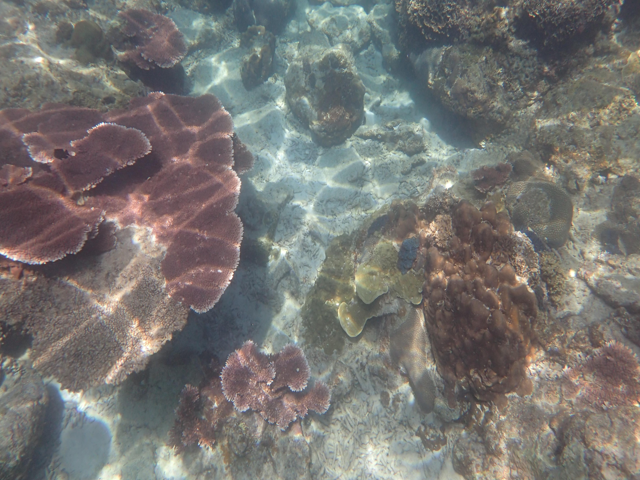
#> input picture dataset/uieb_data/images/train/117_img_.png, 640 x 480 px
$ python -i image_enhancement.py   (imports and definitions only)
#> lines starting #> are read from the running program, lines starting #| are printed output that depends on the picture
"""
Underwater Image Enhancement Module
Implements fast, real-time contrast and color restoration (CLAHE in LAB color space)
optimized to run at 30+ FPS on Raspberry Pi CPU without neural network overhead.
"""
import cv2
import numpy as np


class UnderwaterEnhancer:
    def __init__(self, clip_limit: float = 2.5, tile_grid_size: tuple = (8, 8)):
        """
        Initialize the CLAHE (Contrast Limited Adaptive Histogram Equalization) enhancer.
        :param clip_limit: Threshold for contrast limiting. Higher values increase contrast.
        :param tile_grid_size: Size of grid for histogram equalization (e.g., 8x8).
        """
#> further down, picture is the input picture: shape (480, 640, 3); mean B, G, R 114.1, 117, 118.7
        self.clahe = cv2.createCLAHE(clipLimit=clip_limit, tileGridSize=tile_grid_size)

    def enhance(self, bgr_frame: np.ndarray) -> np.ndarray:
        """
        Applies underwater visibility correction:
        1. Converts BGR to CIELAB color space.
        2. Applies CLAHE to the L (Lightness) channel to restore murky visibility.
        3. Slightly shifts A and B color channels to counteract underwater green/cyan haze.
        4. Reconstructs enhanced BGR image.
        """
        if bgr_frame is None or bgr_frame.size == 0:
            return bgr_frame

        # Convert to LAB color space
        lab = cv2.cvtColor(bgr_frame, cv2.COLOR_BGR2LAB)
#> lab: shape (480, 640, 3); mean of channels 0, 1, 2 125.2, 128.4, 129.9
        l, a, b = cv2.split(lab)
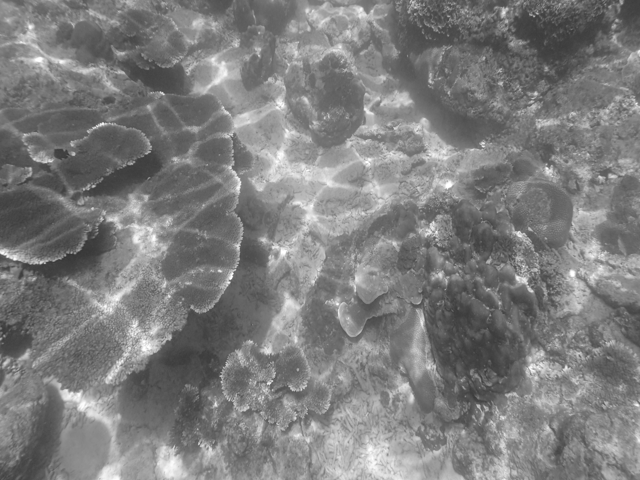
#> l: shape (480, 640); min 52, max 255, mean 125.2
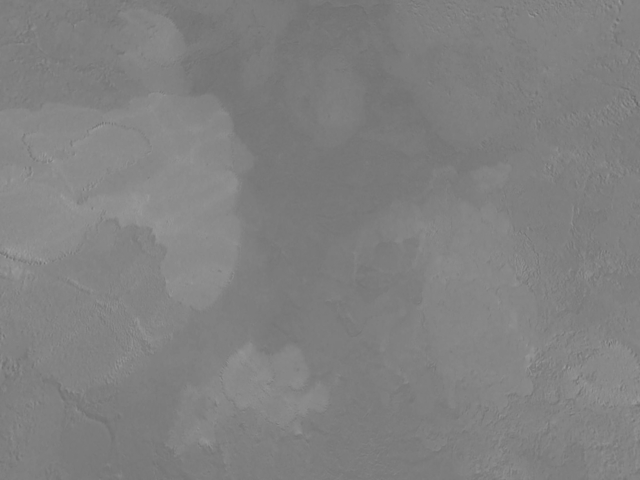
#> a: shape (480, 640); min 101, max 158, mean 128.4

        # Equalize Luminance channel
        l_eq = self.clahe.apply(l)
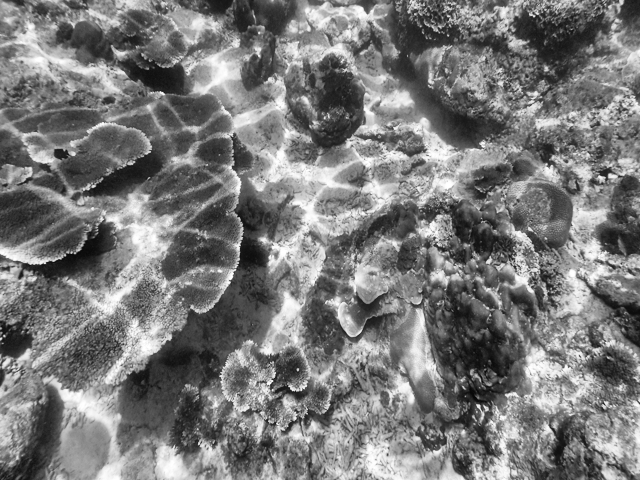
#> l_eq: shape (480, 640); min 7, max 255, mean 121.5

        # Merge channels back
        enhanced_lab = cv2.merge((l_eq, a, b))
#> enhanced_lab: shape (480, 640, 3); mean of channels 0, 1, 2 121.5, 128.4, 129.9
        enhanced_bgr = cv2.cvtColor(enhanced_lab, cv2.COLOR_LAB2BGR)
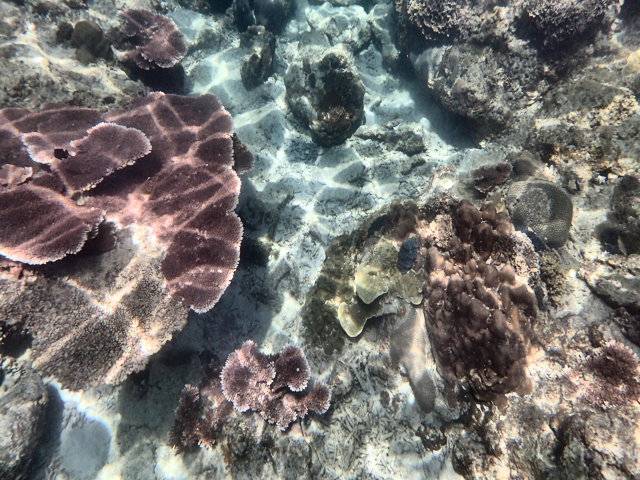
#> enhanced_bgr: shape (480, 640, 3); mean B, G, R 111.9, 115.1, 116.6
        return enhanced_bgr


# Convenience singleton
_default_enhancer = UnderwaterEnhancer()


def enhance_underwater_frame(frame: np.ndarray) -> np.ndarray:
    return _default_enhancer.enhance(frame)

>>> import cv2
>>> picture = cv2.imread('../dataset/uieb_data/images/train/117_img_.png')
>>> result = UnderwaterEnhancer().enhance(picture)

$ run again, on dataset/uieb_data/images/train/123_img_.png
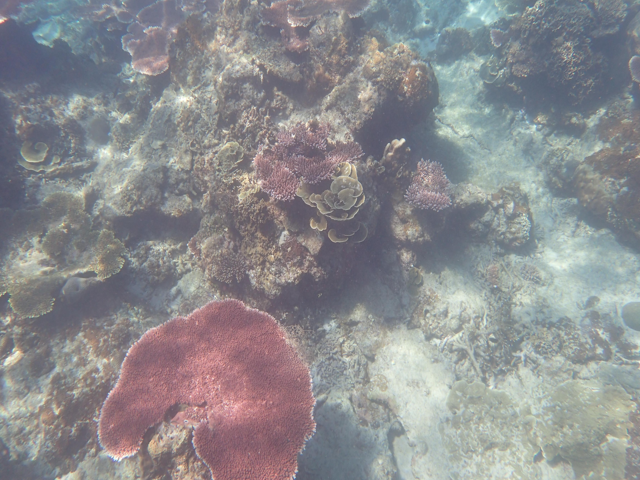
#> input picture dataset/uieb_data/images/train/123_img_.png, 640 x 480 px
#> picture is the input picture: shape (480, 640, 3); mean B, G, R 142.5, 139.5, 139.6
#> lab: shape (480, 640, 3); mean of channels 0, 1, 2 148.1, 129, 126.5
#> in enhance, `l, a, b = cv2.split(lab)`:
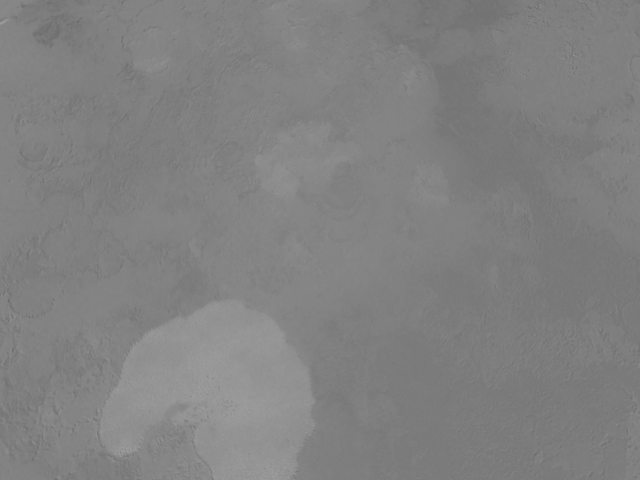
#> a: shape (480, 640); min 105, max 161, mean 129
#> enhanced_lab: shape (480, 640, 3); mean of channels 0, 1, 2 126.2, 129, 126.5
#> in enhance, `enhanced_bgr = cv2.cvtColor(enhanced_lab, cv2.COLOR_LAB2BGR)`:
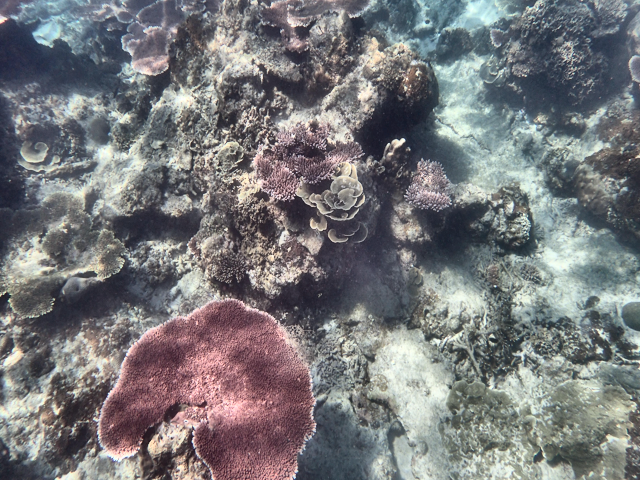
#> enhanced_bgr: shape (480, 640, 3); mean B, G, R 121.9, 119.3, 119.3

$ run again, on dataset/uieb_data/images/train/137_img_.png
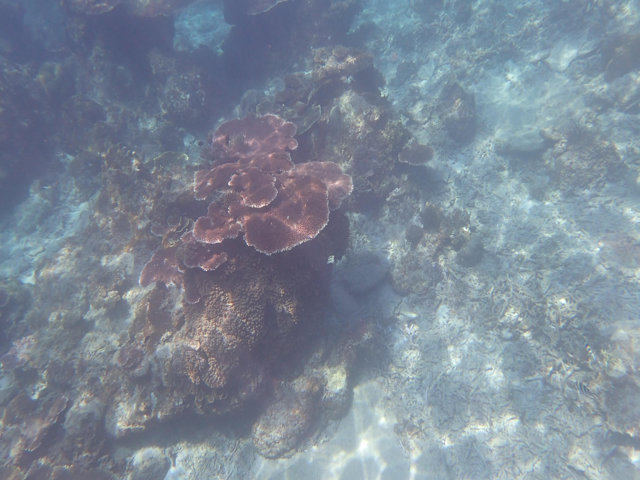
#> input picture dataset/uieb_data/images/train/137_img_.png, 640 x 480 px
#> picture is the input picture: shape (480, 640, 3); mean B, G, R 150.7, 136.2, 124.3
#> lab: shape (480, 640, 3); mean of channels 0, 1, 2 143.3, 127.2, 118.8
#> in enhance, `l, a, b = cv2.split(lab)`:
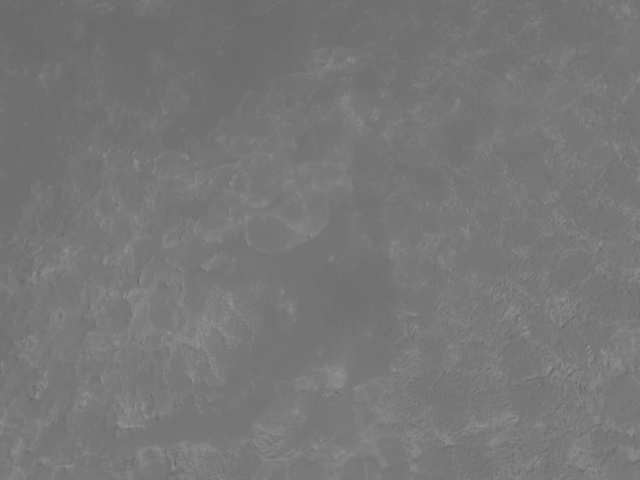
#> b: shape (480, 640); min 102, max 150, mean 118.8
#> enhanced_lab: shape (480, 640, 3); mean of channels 0, 1, 2 125.8, 127.2, 118.8
#> in enhance, `enhanced_bgr = cv2.cvtColor(enhanced_lab, cv2.COLOR_LAB2BGR)`:
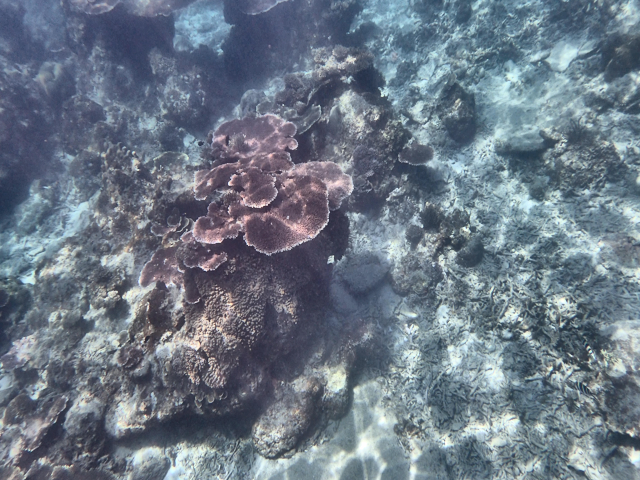
#> enhanced_bgr: shape (480, 640, 3); mean B, G, R 133.6, 119.7, 107.8
